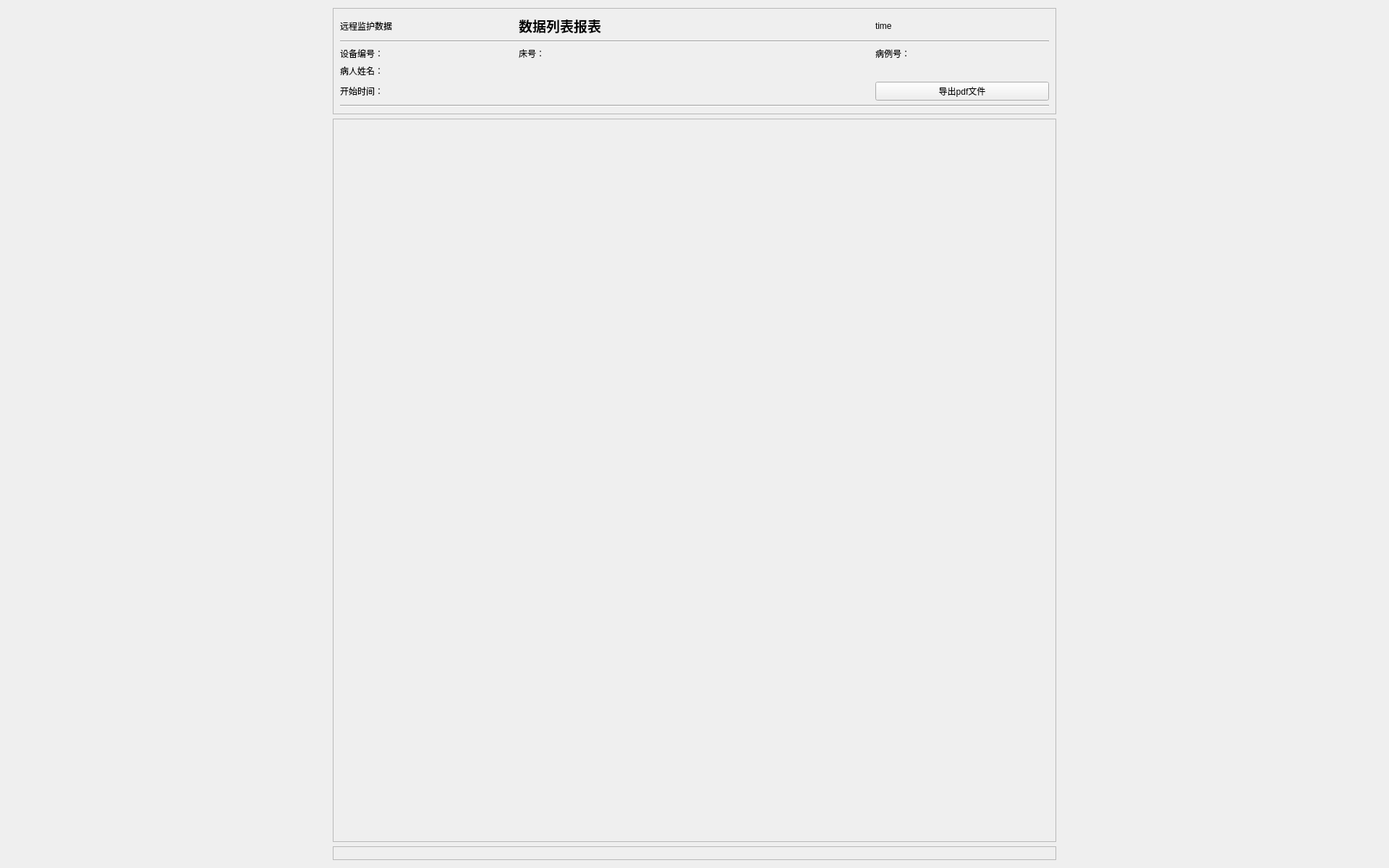
<?xml version="1.0" encoding="UTF-8"?>
<ui version="4.0">
 <class>Form</class>
 <widget class="QWidget" name="Form">
  <property name="geometry">
   <rect>
    <x>0</x>
    <y>0</y>
    <width>1920</width>
    <height>1200</height>
   </rect>
  </property>
  <property name="minimumSize">
   <size>
    <width>1920</width>
    <height>1200</height>
   </size>
  </property>
  <property name="maximumSize">
   <size>
    <width>1920</width>
    <height>1200</height>
   </size>
  </property>
  <property name="windowTitle">
   <string>Form</string>
  </property>
  <layout class="QGridLayout" name="gridLayout_2">
   <item row="0" column="0">
    <widget class="QFrame" name="frame">
     <property name="maximumSize">
      <size>
       <width>1919</width>
       <height>1200</height>
      </size>
     </property>
     <property name="frameShape">
      <enum>QFrame::StyledPanel</enum>
     </property>
     <property name="frameShadow">
      <enum>QFrame::Raised</enum>
     </property>
     <layout class="QGridLayout" name="gridLayout">
      <item row="7" column="0" colspan="4">
       <widget class="Line" name="line_2">
        <property name="orientation">
         <enum>Qt::Horizontal</enum>
        </property>
       </widget>
      </item>
      <item row="6" column="3">
       <widget class="QPushButton" name="pushButton">
        <property name="text">
         <string>导出pdf文件</string>
        </property>
       </widget>
      </item>
      <item row="0" column="1" colspan="2">
       <widget class="QLabel" name="label_2">
        <property name="text">
         <string>&lt;html&gt;&lt;head/&gt;&lt;body&gt;&lt;p&gt;&lt;span style=&quot; font-size:14pt; font-weight:600;&quot;&gt;数据列表报表&lt;/span&gt;&lt;/p&gt;&lt;/body&gt;&lt;/html&gt;</string>
        </property>
       </widget>
      </item>
      <item row="0" column="0">
       <widget class="QLabel" name="label">
        <property name="text">
         <string>远程监护数据</string>
        </property>
       </widget>
      </item>
      <item row="4" column="1">
       <widget class="QLabel" name="label_7">
        <property name="text">
         <string>床号：</string>
        </property>
       </widget>
      </item>
      <item row="0" column="3">
       <widget class="QLabel" name="labelTime">
        <property name="text">
         <string>time</string>
        </property>
       </widget>
      </item>
      <item row="4" column="3">
       <widget class="QLabel" name="label_8">
        <property name="text">
         <string>病例号：</string>
        </property>
       </widget>
      </item>
      <item row="6" column="0">
       <widget class="QLabel" name="label_6">
        <property name="text">
         <string>开始时间：</string>
        </property>
       </widget>
      </item>
      <item row="5" column="0">
       <widget class="QLabel" name="labelName">
        <property name="text">
         <string>病人姓名：</string>
        </property>
       </widget>
      </item>
      <item row="1" column="0" colspan="4">
       <widget class="Line" name="line">
        <property name="orientation">
         <enum>Qt::Horizontal</enum>
        </property>
       </widget>
      </item>
      <item row="4" column="0">
       <widget class="QLabel" name="label_4">
        <property name="text">
         <string>设备编号：</string>
        </property>
       </widget>
      </item>
     </layout>
    </widget>
   </item>
   <item row="2" column="0">
    <widget class="QFrame" name="frameChart">
     <property name="frameShape">
      <enum>QFrame::StyledPanel</enum>
     </property>
     <property name="frameShadow">
      <enum>QFrame::Raised</enum>
     </property>
     <zorder>frame_2</zorder>
    </widget>
   </item>
   <item row="1" column="0">
    <widget class="QFrame" name="frameTable">
     <property name="minimumSize">
      <size>
       <width>1000</width>
       <height>1000</height>
      </size>
     </property>
     <property name="maximumSize">
      <size>
       <width>1000</width>
       <height>1000</height>
      </size>
     </property>
     <property name="frameShape">
      <enum>QFrame::StyledPanel</enum>
     </property>
     <property name="frameShadow">
      <enum>QFrame::Raised</enum>
     </property>
    </widget>
   </item>
  </layout>
 </widget>
 <resources/>
 <connections/>
</ui>
